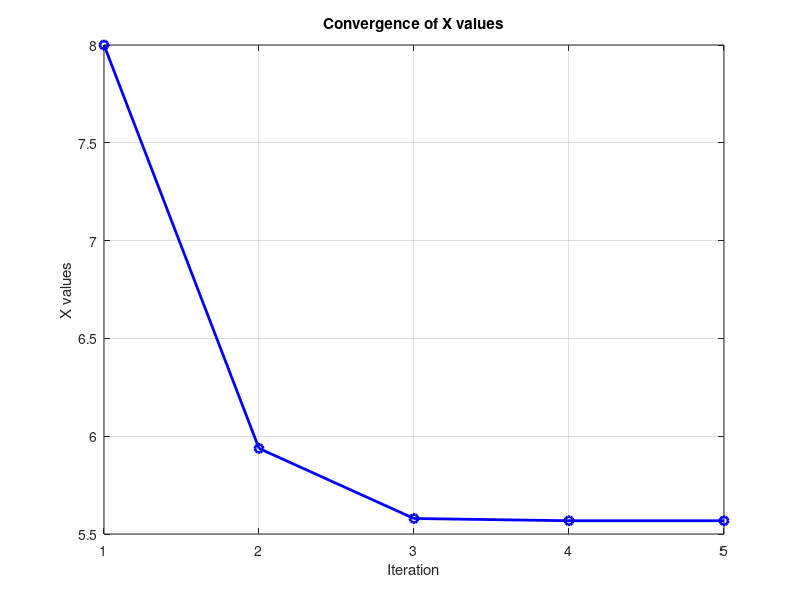
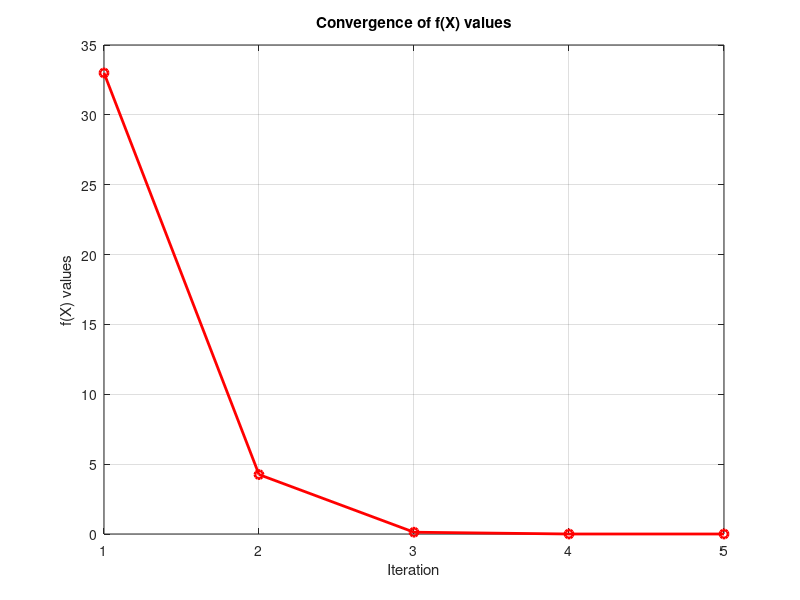
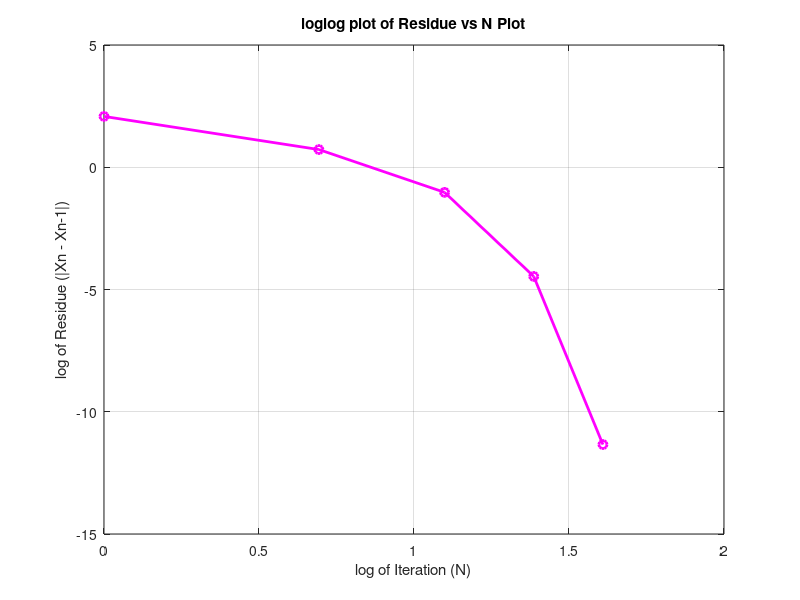
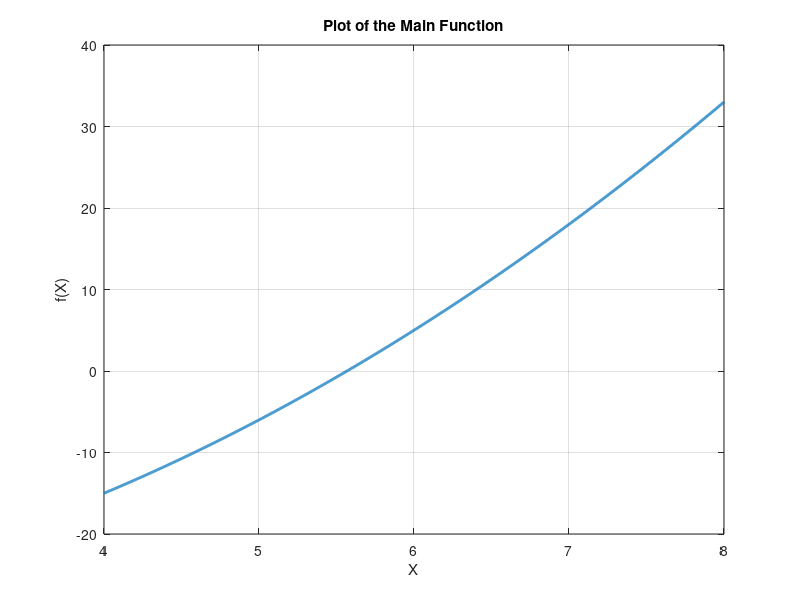

Write the MATLAB code that produced these figures, in order.
fq4 = @(x) x^2-31;
gq4 = @(x) 0.5*( x+ (31)/x);
x = 8;
Nmax=10000;
d=1;
epsilon = 1e-4;
solution = fzero(fq4,6);

fprintf("Below Values are up to 8 decimal places\n");
fprintf("Iteration\tX\t\tf(x)\t\tActual Solution\t\tAbsolute Error\t\tResidue\n");

% Initialize arrays to store iteration data for plotting
x_values = zeros(1, Nmax);
fx_values = zeros(1, Nmax);
absolute_errors = zeros(1, Nmax);

while d <= Nmax
    c = fq4(x);
    
    
    % Store values for plotting
    x_values(d) = x;
    fx_values(d) = c;

    
    
    if(d==1)
        fprintf("%d\t\t%.8f\t%.8f\t%.8f\t%.8f\t\t%.8f\n", d, x, c, solution, abs(x -solution),abs(x));
        absolute_errors(d) = abs(x);
        x = gq4(x);
        
    else

        fprintf("%d\t\t%.8f\t%.8f\t%.8f\t%.8f\t\t%.8f\n", d, x, c, solution, abs(x -solution),abs(x-x_values(d-1)));
        absolute_errors(d) = abs(x - x_values(d-1));
        x = gq4(x);
       
    end

    if abs(c) <= epsilon
        
        fprintf("Approximate Solution comes out to be %.8f\n", x);
        break;
    end

    d = d + 1;
end

if d >= Nmax
    fprintf("For %d iterations, the solution does not converge up to the given error %f\n", Nmax, epsilon);
end

% Figure 1 Plotting the convergence of X values
figure;
plot(1:d, x_values(1:d), '-o', 'Color', 'b', 'LineWidth', 2);
title('Convergence of X values');
xlabel('Iteration');
ylabel('X values');
grid on;

% Figure 2 Plotting the convergence of f(X) values
figure;
plot(1:d, fx_values(1:d), '-o', 'Color', 'r', 'LineWidth', 2);
title('Convergence of f(X) values');
xlabel('Iteration');
ylabel('f(X) values');
grid on;

% Figure 3 Plotting the absolute error plot
figure;
plot(log(1:d), log(absolute_errors(1:d)), '-o', 'Color', 'm', 'LineWidth', 2);
title('loglog plot of Residue vs N Plot');
xlabel('log of Iteration (N)');
ylabel('log of Residue (|Xn - Xn-1|)');
grid on;

% Figure 4 Plot of the main function
figure;
x = linspace(4,8, 2000);
plot(x,x.^2-31,'LineWidth', 2);
title('Plot of the Main Function');
xlabel('X');
ylabel('f(X)');
grid on;




